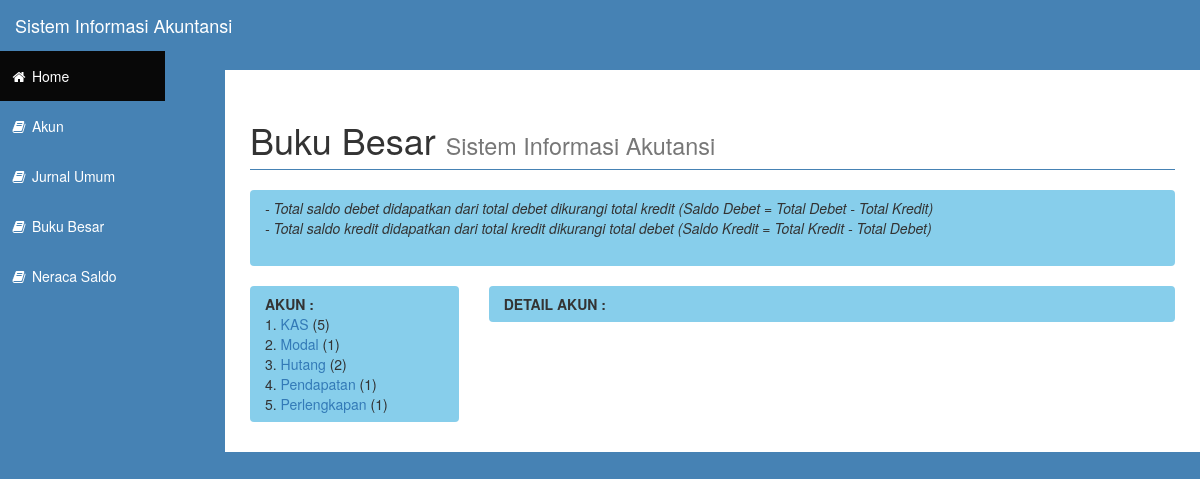
/bukubesar.php, run on the app's committed database.
### tables this page shows
CREATE TABLE IF NOT EXISTS `tb_jurnal` (
  `id` int(11) NOT NULL AUTO_INCREMENT,
  `tgl` varchar(30) NOT NULL,
  `id_akun` varchar(10) NOT NULL,
  `ket` varchar(50) NOT NULL,
  `ref` varchar(50) NOT NULL,
  `nominal` int(10) NOT NULL,
  `tipe` varchar(2) NOT NULL,
  PRIMARY KEY (`id`)
);

CREATE TABLE IF NOT EXISTS `tb_akun` (
  `id` int(11) NOT NULL AUTO_INCREMENT,
  `nama_akun` varchar(50) NOT NULL,
  `kategori` varchar(2) NOT NULL,
  `kode` varchar(5) NOT NULL,
  PRIMARY KEY (`id`)
);

### lib/config.php (called while the page is built, shortened)
<?php
	require_once("class/class.config.php");
	$config	=	new config();
?>

### lib/class/class.config.php (called while the page is built, shortened)
<?php
class config{
	public function koneksi(){
		return mysqli_connect("localhost","root","","sia");
	}
}
?>

### bukubesar.php (the view, shortened to what this page needs)
<?php
    include "lib/config.php";
?>
<!DOCTYPE html>
<html lang="en">
<head>
    <link href="css/bootstrap.min.css" rel="stylesheet">
    <link href="css/sb-admin.css" rel="stylesheet">
    <link href="css/plugins/morris.css" rel="stylesheet">
    <link href="font-awesome/css/font-awesome.min.css" rel="stylesheet" type="text/css">
</head>
<body>
    <div id="wrapper">
        <nav class="navbar navbar-inverse navbar-fixed-top" role="navigation">
            <div class="navbar-header">
                <a class="navbar-brand" href="index.php">Sistem Informasi Akuntansi</a>
            </div>
            <div class="collapse navbar-collapse navbar-ex1-collapse">
                <ul class="nav navbar-nav side-nav">
                    <li class="active">
                        <a href="index.php"><i class="fa fa-fw fa-home"></i> Home</a>
                    </li>
                    <li>
                        <a href="akun.php"><i class="fa fa-fw fa-book"></i> Akun</a>
                    </li>
                    <li>
                        <a href="jurnalumum.php"><i class="fa fa-fw fa-book"></i> Jurnal Umum</a>
                    </li>
                    <li>
                        <a href="bukubesar.php"><i class="fa fa-fw fa-book"></i> Buku Besar</a>
                    </li>
                    <li>
                        <a href="neracasaldo.php"><i class="fa fa-fw fa-book"></i> Neraca Saldo</a>
                    </li>
                </ul>
            </div>
        </nav>
        <div id="page-wrapper">
            <div class="container-fluid">
               <div class="row">
                    <div class="col-lg-12">
                        <h1 class="page-header">
                            Buku Besar <small>Sistem Informasi Akutansi</small>
                        </h1>
                    </div>
                </div>
                 <ol class="breadcrumb">
<i>- Total saldo debet didapatkan dari total debet dikurangi total kredit (Saldo Debet = Total Debet - Total Kredit)</i><br>
<i>- Total saldo kredit didapatkan dari total kredit dikurangi total debet (Saldo Kredit = Total Kredit - Total Debet)</i><br><br>
</ol>
<div class="row">
    <div class="col-md-3">
    <ol class="breadcrumb">
        <b>AKUN :</b><br>
                    <?php
                $data=mysqli_query($config->koneksi(), "SELECT *,count(tb_jurnal.id_akun) 'jumlah_akun', tb_akun.id 'idakun' from tb_jurnal, tb_akun where tb_jurnal.id_akun=tb_akun.id group by tb_jurnal.id_akun");
                $no=1;
                while($v=mysqli_fetch_array($data)){
                echo "$no. <a href='#' id='id_akun' onclick='detail_akun($v[idakun])'>$v[nama_akun] </a>($v[jumlah_akun])<br>";
                $no++;
                }
            ?>
            </ol>
    </div>
    <div class="col-md-9">
     <ol class="breadcrumb">
        <b>DETAIL AKUN :</b><br>
        </ol>
    </div>
</div>
            </div>
        </div>
    </div>
</body>
</html>

### css/sb-admin.css (style rules this page uses)
body { margin-top: 100px; background-color: #4682B4; }
@media (min-width:768px) { body { margin-top: 70px; } }
#wrapper { padding-left: 0; }
#page-wrapper { width: 100%; padding: 0; background-color: #fff; }
@media (min-width:768px) { #wrapper { padding-left: 225px; } }
@media (min-width:768px) { #page-wrapper { padding: 10px; } }
@media (min-width:768px) { .side-nav { position: fixed; top: 51px; left: 220px; width: 170px; margin-left: -225px; border: none; border-radius: 0; overflow-y: auto; background-color: #4682B4; bottom: 0; overflow-x: hidden; padding-bottom: 40px; } }
@media (min-width:768px) { .side-nav>li>a { width: 220px; } }

### data on the page
tb_jurnal: id_akun.nama_akun "KAS", v "5"
tb_jurnal: id_akun.nama_akun "Modal", v "1"
tb_jurnal: id_akun.nama_akun "Hutang", v "2"
tb_jurnal: id_akun.nama_akun "Pendapatan", v "1"
tb_jurnal: id_akun.nama_akun "Perlengkapan", v "1"
